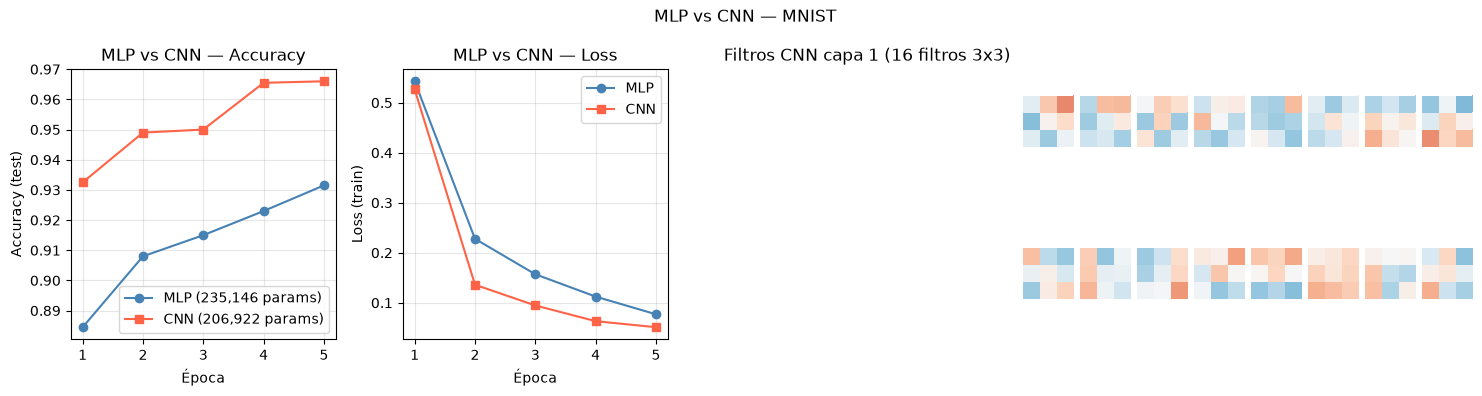

The script that saved this image:
"""
Experimento 1: MLP vs CNN en imágenes (MNIST)

"""

import time
import torch
import torch.nn as nn
import torch.optim as optim
from torchvision import datasets, transforms
from torch.utils.data import DataLoader, Subset
import numpy as np
import matplotlib
matplotlib.use('Agg')
import matplotlib.pyplot as plt

torch.manual_seed(42)
DEVICE = torch.device('cpu')

# ── Dataset ──────────────────────────────────────────────────────────────────

transform = transforms.Compose([transforms.ToTensor(),
                                  transforms.Normalize((0.1307,), (0.3081,))])

train_full = datasets.MNIST('./data', train=True,  download=True, transform=transform)
test_full  = datasets.MNIST('./data', train=False, download=True, transform=transform)

# Subconjunto pequeño para entrenamiento liviano
train_ds = Subset(train_full, range(8000))
test_ds  = Subset(test_full,  range(2000))

train_loader = DataLoader(train_ds, batch_size=64, shuffle=True)
test_loader  = DataLoader(test_ds,  batch_size=256)

# ── Modelos ───────────────────────────────────────────────────────────────────

class MLP(nn.Module):
    """Aplana la imagen 28x28 → 784 y pasa por capas densas."""
    def __init__(self):
        super().__init__()
        self.net = nn.Sequential(
            nn.Flatten(),
            nn.Linear(784, 256), nn.ReLU(),
            nn.Linear(256, 128), nn.ReLU(),
            nn.Linear(128, 10)
        )
    def forward(self, x):
        return self.net(x)

class CNN(nn.Module):
    """
    Dos capas convolucionales con pooling.
    Cada filtro aprende un patrón local (borde, curva, esquina)
    y ese conocimiento se comparte en toda la imagen.
    """
    def __init__(self):
        super().__init__()
        self.conv = nn.Sequential(
            nn.Conv2d(1, 16, kernel_size=3, padding=1), nn.ReLU(),
            nn.MaxPool2d(2),                              # 28x28 → 14x14
            nn.Conv2d(16, 32, kernel_size=3, padding=1), nn.ReLU(),
            nn.MaxPool2d(2),                              # 14x14 → 7x7
        )
        self.fc = nn.Sequential(
            nn.Flatten(),
            nn.Linear(32 * 7 * 7, 128), nn.ReLU(),
            nn.Linear(128, 10)
        )
    def forward(self, x):
        return self.fc(self.conv(x))

# ── Entrenamiento ─────────────────────────────────────────────────────────────

def contar_params(modelo):
    return sum(p.numel() for p in modelo.parameters() if p.requires_grad)

def entrenar_modelo(modelo, epochs=5):
    opt      = optim.Adam(modelo.parameters(), lr=1e-3)
    criterio = nn.CrossEntropyLoss()
    hist     = []
    t0       = time.time()

    for ep in range(1, epochs + 1):
        modelo.train()
        loss_ep = 0
        for X, y in train_loader:
            opt.zero_grad()
            loss = criterio(modelo(X), y)
            loss.backward()
            opt.step()
            loss_ep += loss.item()

        modelo.eval()
        correctos = 0
        with torch.no_grad():
            for X, y in test_loader:
                preds     = modelo(X).argmax(1)
                correctos += (preds == y).sum().item()
        acc = correctos / len(test_ds)
        hist.append((loss_ep / len(train_loader), acc))
        print(f"    Época {ep}: loss={hist[-1][0]:.4f}  acc={acc:.3f}")

    return hist, time.time() - t0

# ── Main ──────────────────────────────────────────────────────────────────────

print("=" * 60)
print("  EXPERIMENTO 1 — MLP vs CNN en MNIST")
print("=" * 60)

mlp = MLP().to(DEVICE)
cnn = CNN().to(DEVICE)

print(f"\n  Parámetros MLP: {contar_params(mlp):,}")
print(f"  Parámetros CNN: {contar_params(cnn):,}")
print(f"\n  Sesgo inductivo MLP: ninguno — ve píxeles independientes")
print(f"  Sesgo inductivo CNN: localidad + invarianza traslacional")

print("\n  Entrenando MLP...")
hist_mlp, t_mlp = entrenar_modelo(mlp)

print("\n  Entrenando CNN...")
hist_cnn, t_cnn = entrenar_modelo(cnn)

acc_mlp = hist_mlp[-1][1]
acc_cnn = hist_cnn[-1][1]

print(f"\n  Resultados finales (test):")
print(f"    MLP: acc={acc_mlp:.3f}  tiempo={t_mlp:.1f}s  params={contar_params(mlp):,}")
print(f"    CNN: acc={acc_cnn:.3f}  tiempo={t_cnn:.1f}s  params={contar_params(cnn):,}")
print(f"\n  CNN logra mayor accuracy con MENOS parámetros.")
print(f"  El sesgo inductivo espacial es más eficiente que la densidad.")

# ── Gráficos ──────────────────────────────────────────────────────────────────

fig, axes = plt.subplots(1, 3, figsize=(15, 4))

epochs_range = range(1, 6)
axes[0].plot(epochs_range, [h[1] for h in hist_mlp], 'o-', label=f'MLP ({contar_params(mlp):,} params)', color='steelblue')
axes[0].plot(epochs_range, [h[1] for h in hist_cnn], 's-', label=f'CNN ({contar_params(cnn):,} params)', color='tomato')
axes[0].set_xlabel("Época")
axes[0].set_ylabel("Accuracy (test)")
axes[0].set_title("MLP vs CNN — Accuracy")
axes[0].legend()
axes[0].grid(True, alpha=0.3)

axes[1].plot(epochs_range, [h[0] for h in hist_mlp], 'o-', color='steelblue', label='MLP')
axes[1].plot(epochs_range, [h[0] for h in hist_cnn], 's-', color='tomato', label='CNN')
axes[1].set_xlabel("Época")
axes[1].set_ylabel("Loss (train)")
axes[1].set_title("MLP vs CNN — Loss")
axes[1].legend()
axes[1].grid(True, alpha=0.3)

# Visualizar filtros CNN aprendidos
filtros = cnn.conv[0].weight.data.squeeze().numpy()
axes[2].set_title("Filtros CNN capa 1 (16 filtros 3x3)")
axes[2].axis('off')
for i in range(16):
    ax_f = fig.add_axes([0.685 + (i % 8) * 0.038, 0.55 - (i // 8) * 0.38, 0.034, 0.3])
    ax_f.imshow(filtros[i], cmap='RdBu', vmin=-1, vmax=1)
    ax_f.axis('off')

plt.suptitle("MLP vs CNN — MNIST", fontsize=12)
plt.tight_layout(rect=[0, 0, 0.68, 1])
plt.savefig("mlp_vs_cnn.png", dpi=100, bbox_inches='tight')
plt.close()
print("\n  Guardado: mlp_vs_cnn.png")
